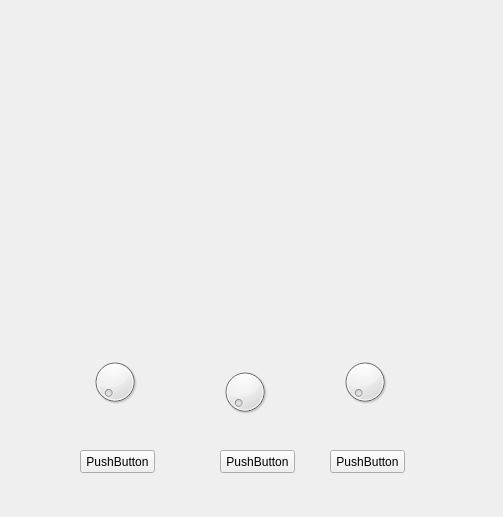
<?xml version="1.0" encoding="UTF-8"?>
<ui version="4.0">
 <class>MainWindow</class>
 <widget class="QMainWindow" name="MainWindow">
  <property name="geometry">
   <rect>
    <x>0</x>
    <y>0</y>
    <width>503</width>
    <height>517</height>
   </rect>
  </property>
  <property name="windowTitle">
   <string>MainWindow</string>
  </property>
  <widget class="QWidget" name="centralWidget">
   <widget class="PaintWidget" name="widget" native="true">
    <property name="geometry">
     <rect>
      <x>10</x>
      <y>10</y>
      <width>480</width>
      <height>320</height>
     </rect>
    </property>
   </widget>
   <widget class="QDial" name="dial">
    <property name="geometry">
     <rect>
      <x>90</x>
      <y>350</y>
      <width>50</width>
      <height>64</height>
     </rect>
    </property>
   </widget>
   <widget class="QDial" name="dial_2">
    <property name="geometry">
     <rect>
      <x>220</x>
      <y>360</y>
      <width>50</width>
      <height>64</height>
     </rect>
    </property>
   </widget>
   <widget class="QDial" name="dial_3">
    <property name="geometry">
     <rect>
      <x>340</x>
      <y>350</y>
      <width>50</width>
      <height>64</height>
     </rect>
    </property>
   </widget>
   <widget class="QPushButton" name="pushButton">
    <property name="geometry">
     <rect>
      <x>80</x>
      <y>450</y>
      <width>75</width>
      <height>23</height>
     </rect>
    </property>
    <property name="text">
     <string>PushButton</string>
    </property>
   </widget>
   <widget class="QPushButton" name="pushButton_2">
    <property name="geometry">
     <rect>
      <x>220</x>
      <y>450</y>
      <width>75</width>
      <height>23</height>
     </rect>
    </property>
    <property name="text">
     <string>PushButton</string>
    </property>
   </widget>
   <widget class="QPushButton" name="pushButton_3">
    <property name="geometry">
     <rect>
      <x>330</x>
      <y>450</y>
      <width>75</width>
      <height>23</height>
     </rect>
    </property>
    <property name="text">
     <string>PushButton</string>
    </property>
   </widget>
  </widget>
 </widget>
 <layoutdefault spacing="6" margin="11"/>
 <customwidgets>
  <customwidget>
   <class>PaintWidget</class>
   <extends>QWidget</extends>
   <header>PaintWidget.h</header>
   <container>1</container>
  </customwidget>
 </customwidgets>
 <resources/>
 <connections/>
</ui>
